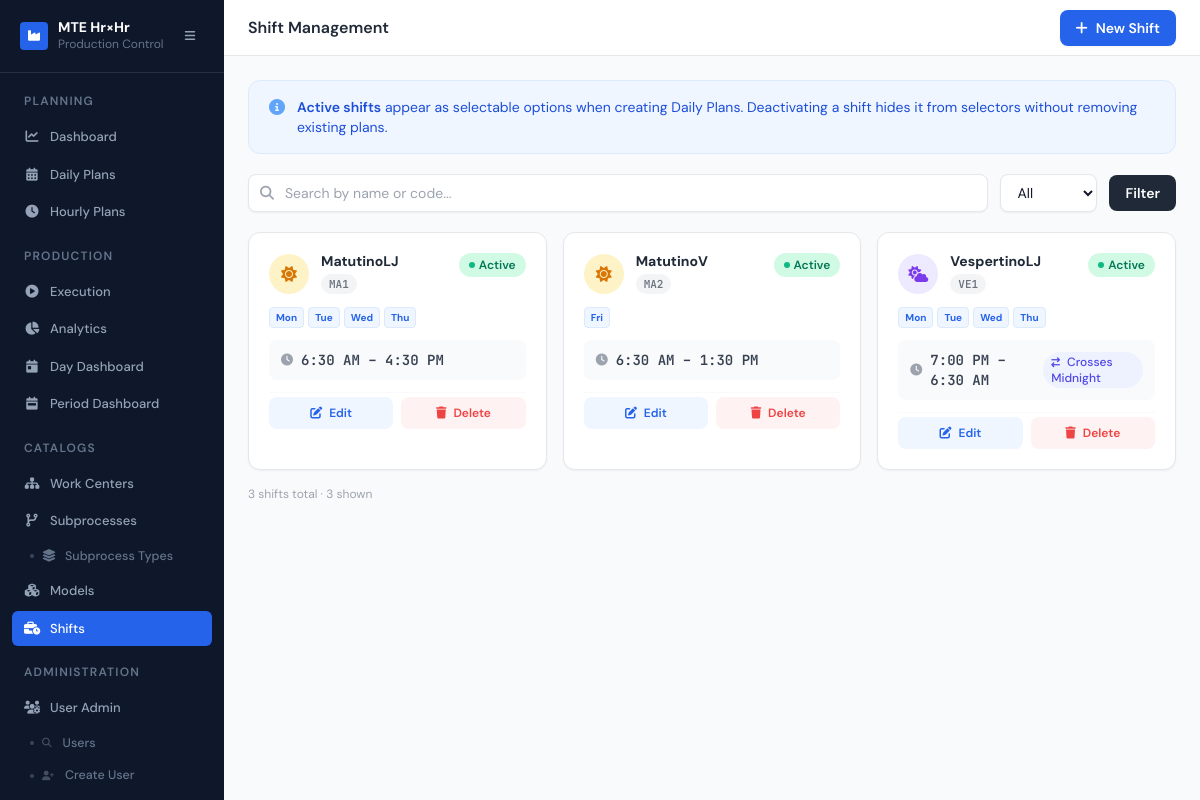
/core/shifts/ (signed in), run on the app's committed database.
### core/models.py (models this page shows, shortened)
class Shift(models.Model):
    DAYS_OF_WEEK = [
        (0, 'Monday'),   (1, 'Tuesday'),  (2, 'Wednesday'),
        (3, 'Thursday'), (4, 'Friday'),   (5, 'Saturday'),
        (6, 'Sunday'),
    ]
    name       = models.CharField(max_length=100, unique=True)
    code       = models.CharField(max_length=20, unique=True,
                                  help_text="Short identifier, e.g. DAY, AFT, NGT")
    start_time = models.TimeField()
    end_time   = models.TimeField()
    is_active  = models.BooleanField(default=True)
    days_of_week = models.JSONField(
        default=list, blank=True,
        help_text="Días de la semana: 0=Lunes, 1=Martes … 6=Domingo",
    )
    created_at = models.DateTimeField(default=timezone.now)
    updated_at = models.DateTimeField(default=timezone.now)
    @property
    def crosses_midnight(self):
        return self.end_time < self.start_time
    @property
    def duration_display(self):
        s = self.start_time.strftime("%I:%M %p").lstrip("0")
        e = self.end_time.strftime("%I:%M %p").lstrip("0")
        return f"{s} – {e}"
    @property
    def days_display(self):
        short = ['Mon', 'Tue', 'Wed', 'Thu', 'Fri', 'Sat', 'Sun']
        return [short[d] for d in sorted(self.days_of_week or [])]
    class Meta:
        verbose_name        = "Shift"
        verbose_name_plural = "Shifts"
        ordering            = ["start_time", "name"]

### core/views.py (the view)
# urls.py: path("shifts/",                       views.shift_list,   name="shift_list"),
@login_required
@admin_engineer_or_supervisor
def shift_list(request):
    search = request.GET.get("q", "").strip()
    status = request.GET.get("status", "").strip()
    shifts = Shift.objects.all()
    if search:
        shifts = shifts.filter(name__icontains=search) | shifts.filter(code__icontains=search)
    if status == "active":
        shifts = shifts.filter(is_active=True)
    elif status == "inactive":
        shifts = shifts.filter(is_active=False)
    shifts = shifts.order_by("start_time", "name")
    return render(request, "shifts/shift_list.html", {
        "shifts": shifts,
        "total":  Shift.objects.count(),
        "search": search,
        "status": status,
    })

### users/models.py (called while the page is built)
    @property
    def is_admin(self):
        return self.role == self.ROLE_ADMIN

### templates/shifts/shift_list.html (shortened to what this page needs)
{% extends "base.html" %}
{% block page_title %}Shift Management{% endblock %}
{% block header_actions %}
<a href="{% url 'core:shift_create' %}"
   class="inline-flex items-center gap-2 bg-blue-600 hover:bg-blue-700 text-white text-sm font-semibold px-4 py-2 rounded-lg transition shadow-sm">
  <i class="fas fa-plus"></i> New Shift
</a>
{% endblock %}
{% block content %}
<div class="mb-5 rounded-xl border border-blue-100 bg-blue-50 px-5 py-4 flex items-start gap-3">
  <i class="fas fa-circle-info text-blue-400 mt-0.5 flex-shrink-0"></i>
  <div class="text-sm text-blue-700">
    <span class="font-semibold">Active shifts</span> appear as selectable options when creating Daily Plans.
    Deactivating a shift hides it from selectors without removing existing plans.
  </div>
</div>
<form method="get" class="flex items-center gap-3 mb-5">
  <div class="flex-1 relative">
    <i class="fas fa-magnifying-glass absolute left-3 top-1/2 -translate-y-1/2 text-gray-400 text-sm"></i>
    <input type="text"
           name="q"
           value="{{ search }}"
           placeholder="Search by name or code..."
           class="w-full pl-9 pr-4 py-2 rounded-lg border border-gray-200 text-sm shadow-sm focus:outline-none focus:border-blue-400 focus:ring-1 focus:ring-blue-400">
  </div>
  <select name="status"
          class="rounded-lg border border-gray-200 px-3 py-2 text-sm shadow-sm bg-white focus:outline-none focus:border-blue-400"
          onchange="this.form.submit()">
    <option value="">All</option>
  </select>
  <button type="submit"
          class="bg-gray-800 hover:bg-gray-700 text-white text-sm font-semibold px-4 py-2 rounded-lg transition">
    Filter
  </button>
</form>
{% if shifts %}
<div class="grid grid-cols-1 sm:grid-cols-2 lg:grid-cols-3 gap-4">
  {% for shift in shifts %}
  <div class="bg-white rounded-xl border {% if shift.is_active %}border-gray-200{% else %}border-gray-100 opacity-60{% endif %} shadow-sm p-5 flex flex-col gap-3">
    <div class="flex items-start justify-between gap-2">
      <div class="flex items-center gap-3">
        {% with h=shift.start_time.hour %}
        <div class="w-10 h-10 rounded-full flex items-center justify-center flex-shrink-0
          {% if h >= 5 and h < 14 %}bg-amber-100 text-amber-600
          {% elif h >= 14 and h < 22 %}bg-violet-100 text-violet-600
          {% else %}bg-slate-200 text-slate-600{% endif %}">
          {% if h >= 5 and h < 14 %}
            <i class="fas fa-sun"></i>
          {% elif h >= 14 and h < 22 %}
            <i class="fas fa-cloud-sun"></i>
          {% else %}
            <i class="fas fa-moon"></i>
          {% endif %}
        </div>
        {% endwith %}
        <div>
          <p class="text-sm font-bold text-gray-800 leading-tight">
            {{ shift.name }}
          </p>
          <span class="inline-flex items-center mono text-[11px] font-semibold text-gray-500
                       bg-gray-100 px-2 py-0.5 rounded-full mt-0.5">
            {{ shift.code }}
          </span>
        </div>
      </div>
      <span class="inline-flex items-center gap-1 text-xs font-semibold px-2.5 py-1 rounded-full flex-shrink-0
        {% if shift.is_active %}bg-emerald-100 text-emerald-700{% else %}bg-gray-100 text-gray-400{% endif %}">
        <span class="w-1.5 h-1.5 rounded-full
          {% if shift.is_active %}bg-emerald-500{% else %}bg-gray-300{% endif %}"></span>
        {% if shift.is_active %}
          Active
        {% else %}
          Inactive
        {% endif %}
      </span>
    </div>
    {% if shift.days_of_week %}
    <div class="flex flex-wrap gap-1">
      {% for day in shift.days_display %}
      <span class="inline-flex items-center text-[10px] font-bold px-1.5 py-0.5 rounded
                   {% if day == 'Sáb' or day == 'Dom' %}
                     bg-violet-50 text-violet-600 border border-violet-100
                   {% else %}
                     bg-blue-50 text-blue-600 border border-blue-100
                   {% endif %}">
        {{ day }}
      </span>
      {% endfor %}
    </div>
    {% else %}
    <p class="text-[11px] text-gray-300 italic">Sin días asignados</p>
    {% endif %}
    <div class="flex items-center gap-2 bg-gray-50 rounded-lg px-3 py-2.5">
      <i class="fas fa-clock text-gray-400 text-xs"></i>
      <span class="mono text-sm font-semibold text-gray-700">
        {{ shift.duration_display }}
      </span>
      {% if shift.crosses_midnight %}
      <span class="ml-auto text-xs text-indigo-600 font-medium bg-indigo-50 px-2 py-0.5 rounded-full">
        <i class="fas fa-arrow-right-arrow-left text-[10px] mr-1"></i>
        Crosses Midnight
      </span>
      {% endif %}
    </div>
    <div class="flex items-center gap-2 pt-1 border-t border-gray-50">
      <a href="{% url 'core:shift_update' shift.pk %}"
         class="flex-1 text-center text-xs font-semibold text-blue-600 hover:text-blue-800
                bg-blue-50 hover:bg-blue-100 rounded-lg py-2 transition">
        <i class="fas fa-pen-to-square mr-1"></i> Edit
      </a>
      <a href="{% url 'core:shift_delete' shift.pk %}"
         class="flex-1 text-center text-xs font-semibold text-red-500 hover:text-red-700
                bg-red-50 hover:bg-red-100 rounded-lg py-2 transition">
        <i class="fas fa-trash mr-1"></i> Delete
      </a>
    </div>
  </div>
  {% endfor %}
</div>
<p class="mt-4 text-xs text-gray-400">
  {{ total }} shift{% if total != 1 %}s{% endif %} total
  · {{ shifts|length }} shown
</p>
{% endif %}
{% endblock %}

### templates/base.html (style rules this page uses)
body { font-family: 'DM Sans', sans-serif; }
.mono { font-family: 'JetBrains Mono', monospace; }

### data on the page
Shift: name "MatutinoLJ", code "MA1", is_active True (drawn), days_display "Mon" "Tue" "Wed" "Thu", duration_display "6:30 AM – 4:30 PM"
Shift: name "MatutinoV", code "MA2", is_active True (drawn), days_display "Fri", duration_display "6:30 AM – 1:30 PM"
Shift: name "VespertinoLJ", code "VE1", is_active True (drawn), days_display "Mon" "Tue" "Wed" "Thu", duration_display "7:00 PM – 6:30 AM", shows "Crosses Midnight"

### other printed values
{{ total }} "3"
{{ shifts|length }} "3"
